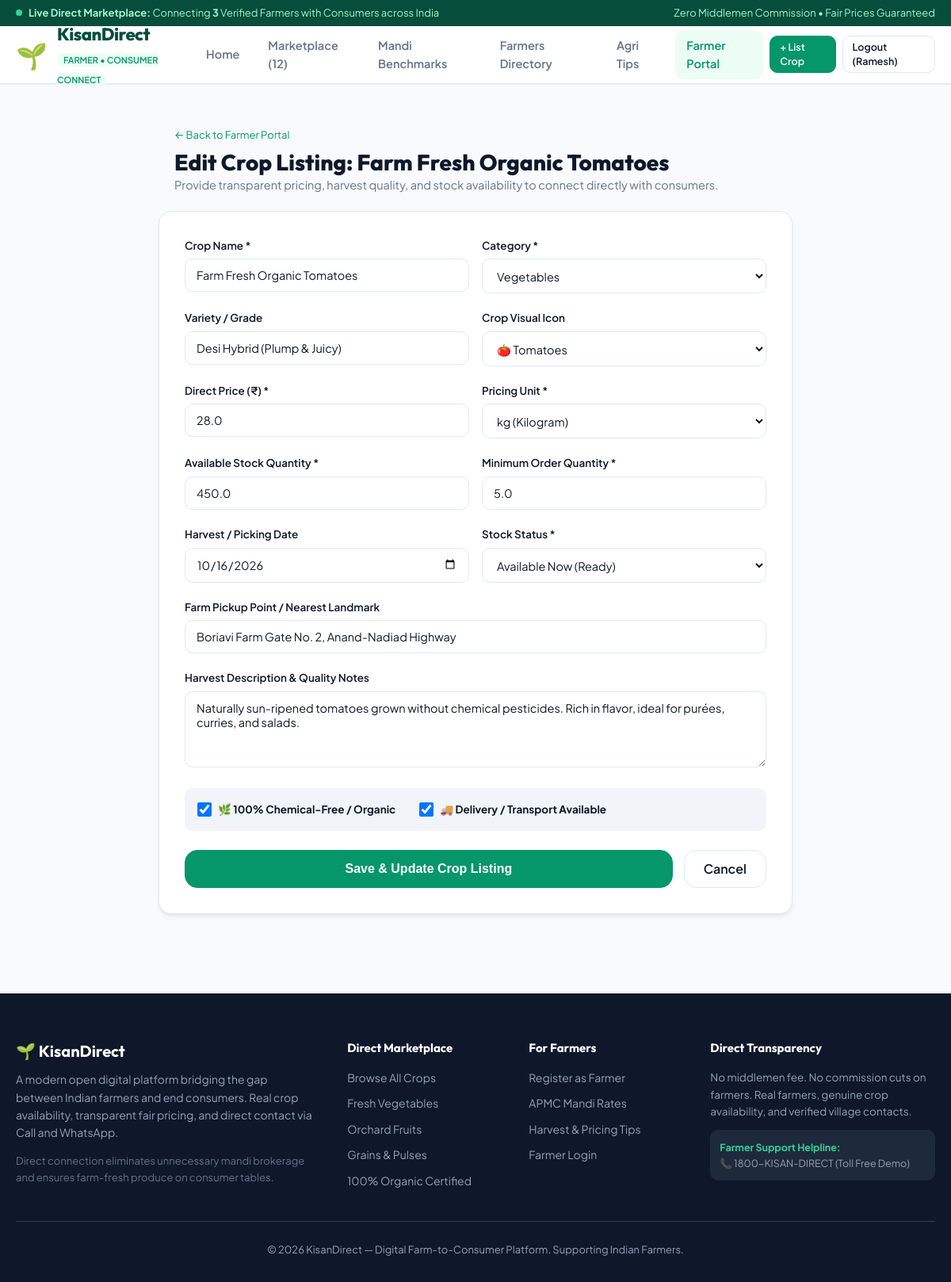
The app's page /farmer/edit-crop/1 (signed in) with its own data.
### tables this page shows
CREATE TABLE crops (
            id INTEGER PRIMARY KEY AUTOINCREMENT,
            farmer_id INTEGER NOT NULL,
            crop_name TEXT NOT NULL,
            category TEXT NOT NULL,
            variety TEXT,
            price_per_unit REAL NOT NULL,
            unit TEXT NOT NULL DEFAULT 'kg',
            min_order_qty REAL NOT NULL DEFAULT 1,
            available_qty REAL NOT NULL,
            harvest_date TEXT,
            status TEXT NOT NULL DEFAULT 'Available Now',
            description TEXT,
            organic INTEGER NOT NULL DEFAULT 0,
            delivery_available INTEGER NOT NULL DEFAULT 1,
            pickup_location TEXT,
            image_emoji TEXT DEFAULT '🌾',
            created_at TIMESTAMP DEFAULT CURRENT_TIMESTAMP,
            FOREIGN KEY (farmer_id) REFERENCES users(id) ON DELETE CASCADE
        );

### app.py (the view, shortened to what this page needs)
@app.route('/farmer/edit-crop/<int:crop_id>', methods=['GET', 'POST'])
@farmer_required
def edit_crop(crop_id):
    conn = get_db()
    c = conn.cursor()
    c.execute('SELECT * FROM crops WHERE id = ? AND farmer_id = ?', (crop_id, session['user_id']))
    crop = c.fetchone()
    if not crop:
        conn.close()
        flash('Crop listing not found or you do not have permission to edit it.', 'danger')
        return redirect(url_for('farmer_dashboard'))
    conn.close()
    return render_template('crop_form.html', action='edit', crop=crop)

### app.py (called while the page is built)
def farmer_required(f):
    @wraps(f)
    def decorated_function(*args, **kwargs):
        if 'user_id' not in session:
            flash('Please log in as a farmer to access the Farmer Portal.', 'warning')
            return redirect(url_for('login', next=request.url))
        if session.get('role') != 'farmer':
            flash('Access restricted to registered farmers only.', 'danger')
            return redirect(url_for('home'))
        return f(*args, **kwargs)
    return decorated_function

@app.context_processor
def inject_global_data():
    conn = get_db()
    c = conn.cursor()
    c.execute("SELECT COUNT(*) FROM crops WHERE available_qty > 0")
    total_active_crops = c.fetchone()[0]
    c.execute("SELECT COUNT(*) FROM users WHERE role = 'farmer'")
    total_farmers = c.fetchone()[0]
    conn.close()
    return {
        'total_active_crops': total_active_crops,
        'total_farmers': total_farmers,
        'now': datetime.now()
    }

### database.py (called while the page is built)
def get_db():
    conn = sqlite3.connect(DATABASE)
    conn.row_factory = sqlite3.Row
    conn.execute("PRAGMA foreign_keys = ON")
    return conn

### templates/crop_form.html (shortened to what this page needs)
{% extends "base.html" %}
{% block content %}
<div class="container" style="padding-top: 30px; padding-bottom: 60px;">
    <div style="max-width: 760px; margin: 0 auto 20px;">
        <span style="font-size: 13px; color: var(--text-muted);"><a href="{{ url_for('farmer_dashboard') }}">&larr; Back to Farmer Portal</a></span>
        <h1 style="font-size: 28px; font-weight: 800; color: var(--text-main); margin-top: 6px;">
            {{ 'Edit Crop Listing: ' ~ crop.crop_name if action == 'edit' else 'List a New Crop Harvest' }}
        </h1>
        <p style="color: var(--text-muted); font-size: 14.5px;">
            Provide transparent pricing, harvest quality, and stock availability to connect directly with consumers.
        </p>
    </div>
    <div class="form-card wide" style="margin-top: 0;">
        <form method="POST">
            <div class="form-row">
                <div class="form-group">
                    <label for="crop_name">Crop Name *</label>
                    <input type="text" id="crop_name" name="crop_name" placeholder="e.g. Fresh Red Onions, Sharbati Wheat, Alphonso Mangoes" value="{{ crop.crop_name if crop else '' }}" required>
                </div>
                <div class="form-group">
                    <label for="category">Category *</label>
                    <select id="category" name="category" required>
                        <option value="Vegetables" {% if crop and crop.category == 'Vegetables' %}selected{% endif %}>Vegetables</option>
                    </select>
                </div>
            </div>
            <div class="form-row">
                <div class="form-group">
                    <label for="variety">Variety / Grade</label>
                    <input type="text" id="variety" name="variety" placeholder="e.g. Desi Hybrid, Grade A Export, Sharbati 306" value="{{ crop.variety if crop else '' }}">
                </div>
                <div class="form-group">
                    <label for="image_emoji">Crop Visual Icon</label>
                    <select id="image_emoji" name="image_emoji">
                        <option value="🍅" {% if crop and crop.image_emoji == '🍅' %}selected{% endif %}>🍅 Tomatoes</option>
                    </select>
                </div>
            </div>
            <div class="form-row">
                <div class="form-group">
                    <label for="price_per_unit">Direct Price (₹) *</label>
                    <input type="number" step="0.5" min="0.5" id="price_per_unit" name="price_per_unit" placeholder="e.g. 28.00" value="{{ crop.price_per_unit if crop else '' }}" required>
                </div>
                <div class="form-group">
                    <label for="unit">Pricing Unit *</label>
                    <select id="unit" name="unit" required>
                        <option value="kg" {% if crop and crop.unit == 'kg' %}selected{% endif %}>kg (Kilogram)</option>
                    </select>
                </div>
            </div>
            <div class="form-row">
                <div class="form-group">
                    <label for="available_qty">Available Stock Quantity *</label>
                    <input type="number" step="0.5" min="0" id="available_qty" name="available_qty" placeholder="e.g. 500" value="{{ crop.available_qty if crop else '' }}" required>
                </div>
                <div class="form-group">
                    <label for="min_order_qty">Minimum Order Quantity *</label>
                    <input type="number" step="0.5" min="1" id="min_order_qty" name="min_order_qty" placeholder="e.g. 5" value="{{ crop.min_order_qty if crop else '1' }}" required>
                </div>
            </div>
            <div class="form-row">
                <div class="form-group">
                    <label for="harvest_date">Harvest / Picking Date</label>
                    <input type="date" id="harvest_date" name="harvest_date" value="{{ crop.harvest_date if crop else '' }}">
                </div>
                <div class="form-group">
                    <label for="status">Stock Status *</label>
                    <select id="status" name="status" required>
                        <option value="Available Now" {% if crop and crop.status == 'Available Now' %}selected{% endif %}>Available Now (Ready)</option>
                    </select>
                </div>
            </div>
            <div class="form-group">
                <label for="pickup_location">Farm Pickup Point / Nearest Landmark</label>
                <input type="text" id="pickup_location" name="pickup_location" placeholder="e.g. Farm Gate No. 2, Near Village Panchayat Hall" value="{{ crop.pickup_location if crop else '' }}">
            </div>
            <div class="form-group">
                <label for="description">Harvest Description &amp; Quality Notes</label>
                <textarea id="description" name="description" rows="4" placeholder="Describe quality, pesticide-free practices, freshness, or cooking qualities...">{{ crop.description if crop else '' }}</textarea>
            </div>
            <div style="background-color: var(--bg-subtle); padding: 16px; border-radius: var(--radius-md); margin-bottom: 24px; display: flex; gap: 30px; flex-wrap: wrap;">
                <label style="display: flex; align-items: center; gap: 8px; cursor: pointer; margin-bottom: 0;">
                    <input type="checkbox" name="organic" value="1" style="width: 18px; height: 18px;" {% if crop and crop.organic %}checked{% endif %}>
                    <span>🌿 <strong>100% Chemical-Free / Organic</strong></span>
                </label>
                <label style="display: flex; align-items: center; gap: 8px; cursor: pointer; margin-bottom: 0;">
                    <input type="checkbox" name="delivery_available" value="1" style="width: 18px; height: 18px;" {% if not crop or crop.delivery_available %}checked{% endif %}>
                    <span>🚚 <strong>Delivery / Transport Available</strong></span>
                </label>
            </div>
            <div style="display: flex; gap: 14px;">
                <button type="submit" class="btn btn-primary btn-lg btn-full">
                    {{ 'Save & Update Crop Listing' if action == 'edit' else 'Publish Crop Listing to Marketplace' }}
                </button>
                <a href="{{ url_for('farmer_dashboard') }}" class="btn btn-secondary btn-lg">Cancel</a>
            </div>
        </form>
    </div>
</div>
{% endblock %}

### static/css/style.css (style rules this page uses)
:root { --primary: #059669; --primary-hover: #047857; --primary-dark: #064e3b; --primary-light: #ecfdf5; --primary-border: #a7f3d0; --accent: #d97706; --accent-light: #fef3c7; --accent-border: #fde68a; --success: #16a34a; --warning: #eab308; --danger: #dc2626; --danger-light: #fee2e2; --info: #0284c7; --info-light: #e0f2fe; --bg-page: #f8fafc; --bg-surface: #ffffff; --bg-subtle: #f1f5f9; --text-main: #0f172a; --text-muted: #64748b; --text-subtle: #94a3b8; --text-inverse: #ffffff; --border: #e2e8f0; --border-focus: #10b981; --radius-sm: 6px; --radius-md: 10px; --radius-lg: 16px; --radius-full: 9999px; --shadow-sm: 0 1px 2px 0 rgba(0, 0, 0, 0.05); --shadow-md: 0 4px 6px -1px rgba(0, 0, 0, 0.07), 0 2px 4px -2px rgba(0, 0, 0, 0.05); --shadow-lg: 0 10px 15px -3px rgba(0, 0, 0, 0.08), 0 4px 6px -4px rgba(0, 0, 0, 0.04); --shadow-hover: 0 14px 25px -4px rgba(16, 185, 129, 0.15), 0 8px 10px -6px rgba(0, 0, 0, 0.04); --font-body: 'Plus Jakarta Sans', system-ui, -apple-system, sans-serif; --font-heading: 'Outfit', 'Plus Jakarta Sans', sans-serif; --transition: all 0.2s cubic-bezier(0.16, 1, 0.3, 1); }
* { margin: 0; padding: 0; box-sizing: border-box; }
body { font-family: var(--font-body); background-color: var(--bg-page); color: var(--text-main); line-height: 1.6; min-height: 100vh; display: flex; flex-direction: column; }
h1, h2, h3, h4, h5, h6 { font-family: var(--font-heading); color: var(--text-main); font-weight: 700; line-height: 1.25; }
a { color: var(--primary); text-decoration: none; transition: var(--transition); }
.container { max-width: 1200px; margin: 0 auto; padding: 0 20px; width: 100%; }
.btn { display: inline-flex; align-items: center; justify-content: center; gap: 8px; padding: 9px 18px; font-size: 14px; font-weight: 600; border-radius: var(--radius-md); border: 1px solid transparent; cursor: pointer; transition: var(--transition); text-decoration: none; line-height: 1.4; }
.btn-primary { background-color: var(--primary); color: #fff; border-color: var(--primary); }
.btn-secondary { background-color: #fff; color: var(--text-main); border-color: var(--border); }
.btn-lg { padding: 12px 24px; font-size: 16px; border-radius: var(--radius-lg); }
.btn-full { width: 100%; }
.form-card { background-color: var(--bg-surface); border: 1px solid var(--border); border-radius: var(--radius-lg); padding: 32px; box-shadow: var(--shadow-md); max-width: 600px; margin: 40px auto; }
.form-card.wide { max-width: 800px; }
.form-group { margin-bottom: 20px; }
label { display: block; font-size: 13.5px; font-weight: 600; color: var(--text-main); margin-bottom: 6px; }
input[type="text"], input[type="email"], input[type="tel"], input[type="password"], input[type="number"], input[type="date"], select, textarea { width: 100%; padding: 11px 14px; border: 1px solid var(--border); border-radius: var(--radius-md); font-family: inherit; font-size: 14.5px; color: var(--text-main); background-color: #fff; transition: var(--transition); outline: none; }
.form-row { display: grid; grid-template-columns: 1fr 1fr; gap: 16px; }

### records on screen
crops: crop_name "Edit Crop Listing: Farm Fresh Organic Tomatoes", crop_name "Farm Fresh Organic Tomatoes", category "Vegetables", variety "Desi Hybrid (Plump & Juicy)", image_emoji "🍅 Tomatoes", price_per_unit "28.0", unit "kg (Kilogram)", available_qty "450.0", min_order_qty "5.0", harvest_date "10/16/2026", status "Available Now (Ready)", pickup_location "Boriavi Farm Gate No. 2, Anand-Nadiad Highway", description "Naturally sun-ripened tomatoes grown without chemical pesticides. Rich in flavor, ideal for purées, curries, and salads.", organic "☑", delivery_available "☑"

### other values on screen
{{ total_farmers }} "3"
{{ total_active_crops }} "12"
{{ session.get('full_name').split()[0] }} "Ramesh"
